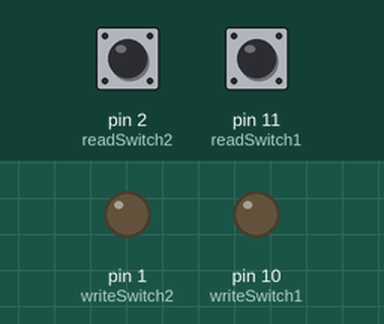
Bench run of a sketch on a simulated Arduino Uno, built with avr-gcc and run on an emulated ATmega328P. On the bench: output pins drawn as LEDs (lit = HIGH). The test bench sets the inputs (shaded band); at power-on: pin 2 (readSwitch2) LOW, pin 11 (readSwitch1) LOW.

Above: at 1.2 s.
1.3 s: pin 2 (readSwitch2) pulled HIGH for 0.15 s
At 1.37 s:
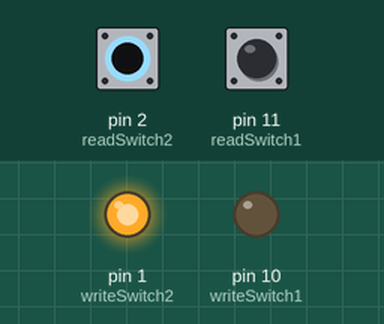
2.9 s: pin 11 (readSwitch1) pulled HIGH for 0.15 s
At 2.97 s:
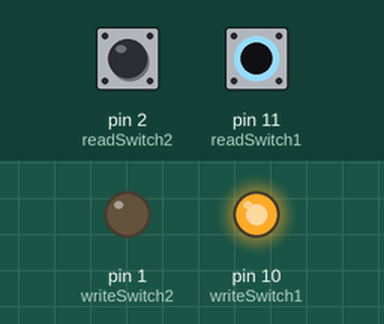
4.5 s: pin 11 (readSwitch1) pulled HIGH for 3.2 s
At 8.9 s:
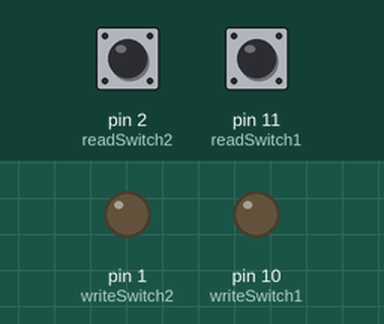
9.2 s: pin 2 (readSwitch2) pulled HIGH for 3.2 s
At 10.0 s:
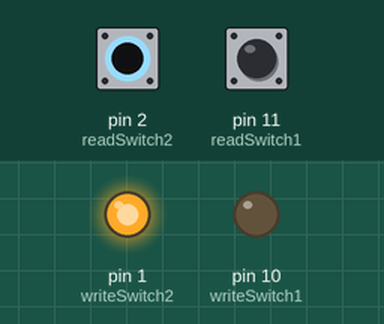
13.9 s: pin 2 (readSwitch2) driven HIGH and pin 11 (readSwitch1) driven HIGH
At 14.8 s:
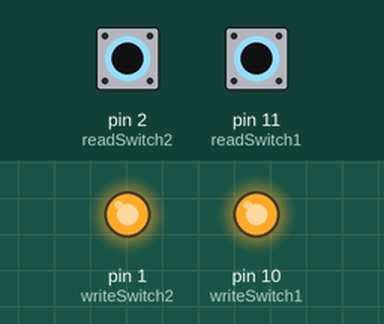
Timing chart, 0 to 16.4 s (numbered marks = the images above; inputs shaded):
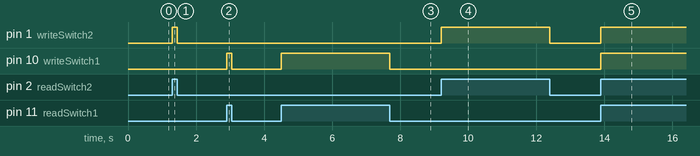

Measured:
- after the input at 1.3 s, pin 1 (writeSwitch2): LOW → HIGH at once, → LOW 0.15 s later
- after the input at 2.9 s, pin 10 (writeSwitch1): LOW → HIGH at once, → LOW 0.15 s later
- after the input at 4.5 s, pin 10 (writeSwitch1): LOW → HIGH at once, → LOW 3.2 s later
- after the input at 9.2 s, pin 1 (writeSwitch2): LOW → HIGH at once, → LOW 3.2 s later
- after the input at 13.9 s, pin 1 (writeSwitch2), pin 10 (writeSwitch1): LOW → HIGH at once

The sketch:

lab3GraphicsToggle.ino
```cpp
/*
 * Lab 3: Graphics Team
 */

int readSwitch1 = 11;
int writeSwitch1 = 10;
int readSwitch2 = 2;
int writeSwitch2 = 1;

void setup() {
  // put your setup code here, to run once:
  pinMode(readSwitch1, INPUT);
  pinMode(writeSwitch1, OUTPUT);
  pinMode(readSwitch2, INPUT);
  pinMode(writeSwitch2, OUTPUT);

}

void loop() {
  // put your main code here, to run repeatedly:
  if (digitalRead(readSwitch1) == 1) {
    digitalWrite(writeSwitch1, HIGH);
  }
  else if (digitalRead(readSwitch1) == 0) {
    digitalWrite(writeSwitch1, LOW);
  }
  if (digitalRead(readSwitch2) == 1) {
    digitalWrite(writeSwitch2, HIGH);
  }
  else if (digitalRead(readSwitch2) == 0) {
    digitalWrite(writeSwitch2, LOW);
  }

}
```
